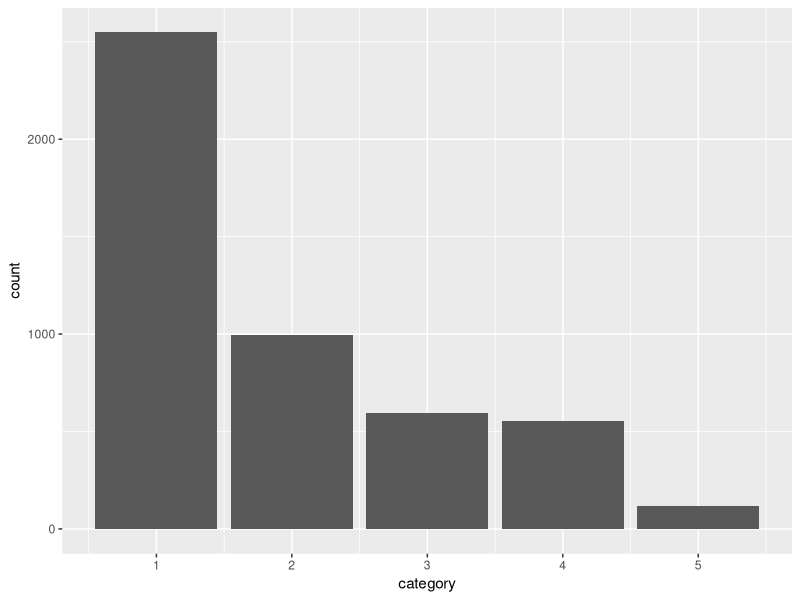

Generate this figure with R:
## ---- chunk 1
1 + 1
## ---- chunk 2
#| echo: false
2 * 2
## ---- chunk 3
library(tidyverse)

storms %>%
  ggplot(aes(x = category)) +
  geom_bar()

